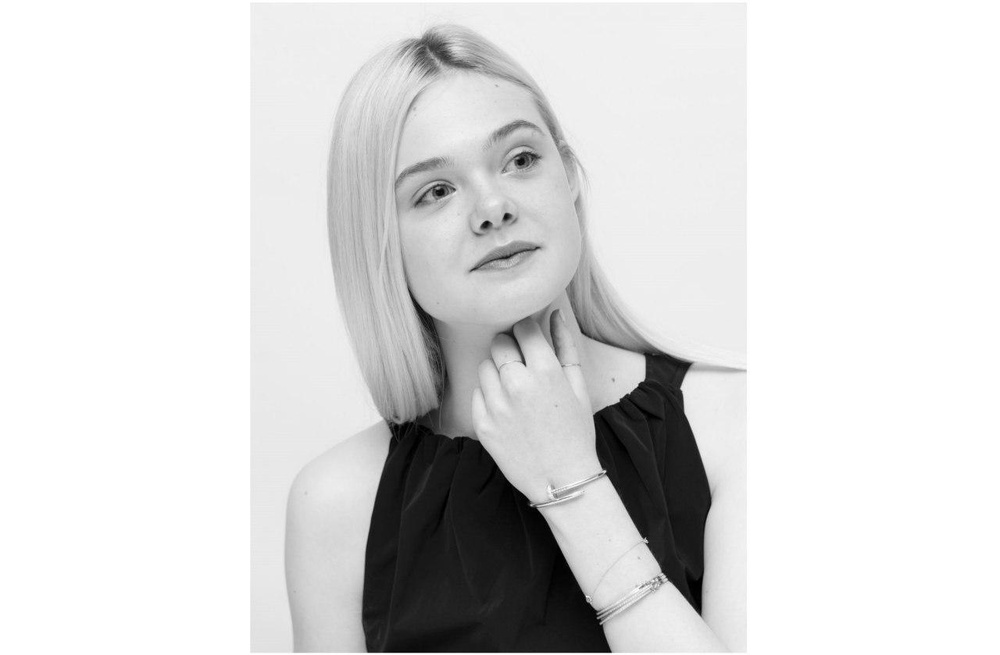
#> input picture photo_2019-09-16_15-59-29.jpg, 1000 x 655 px, shrunk from 1280 x 839 before the run
$ python Histogram_Equalization.py
#> lines starting #> are read from the running program, lines starting #| are printed output that depends on the picture
import numpy as np
import cv2

DEBUG = False

img = cv2.imread('photo_2019-09-16_15-59-29.jpg', cv2.IMREAD_GRAYSCALE)
#> img is the input picture: shape (655, 1000); min 0, max 255, mean 218.4

#cv2.imshow('Ursos.jpg', img)
key = cv2.waitKey(0) & 0xFF
#> (key Esc is pressed here)

hist = np.zeros(256, np.intc)

N = len(img) * len(img[0])
#> N = 655000
L = 256

for i in range(len(img)):
	for j in range(len(img[i])):
		hist[img[i][j]] += 1
#> after the loop, hist = 256 values, max 328281 at index 255, min 23 at index 249, mean 2558.6

nhist = np.zeros(L, np.double)

for i in range(L):
	nhist[i] = hist[i]/N
#> after the loop, nhist = 256 values, max 0.501 at index 255, min 3.51e-05 at index 249, mean 0.00391

if DEBUG:
	print(nhist)
fhist = np.zeros(L, np.double)
fhist[0] = nhist[0]

for i in range(1,L):
	fhist[i] = fhist[i-1] + nhist[i]
#> after the loop, fhist = 256 values from 0.000246 to 1

if DEBUG:
	print(fhist)
ifthist = np.zeros(L, np.intc)

for i in range(L):
	ifthist[i] = fhist[i]*(L-1) + .5
#> after the loop, ifthist = 256 values from 0 to 255

if DEBUG:
	print(ifthist)
_hist = np.zeros(L, np.intc)

for i in  range(L):
	_hist[ifthist[i]] += hist[i]

if DEBUG:
	print(_hist)

for i in range(len(img)):
	for j in range(len(img[i])):
		img[i][j] = ifthist[img[i][j]]
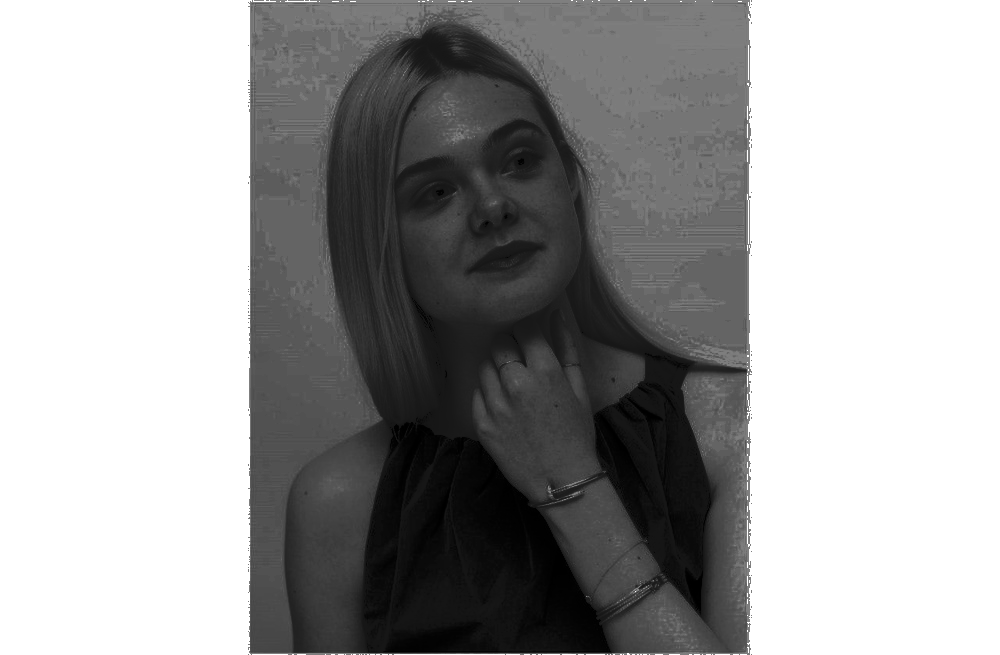
#> img: shape (655, 1000); min 0, max 255, mean 160.3

cv2.imshow('Ursos.jpg', img)
key = cv2.waitKey(0) & 0xFF
#> (key Esc is pressed here)
